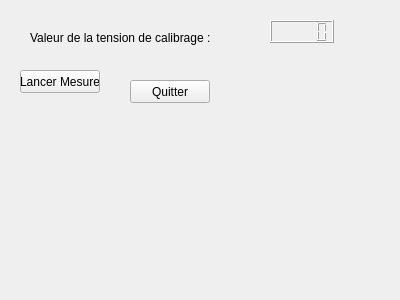
<?xml version="1.0" encoding="UTF-8"?>
<ui version="4.0">
 <class>Form</class>
 <widget class="QWidget" name="Form">
  <property name="geometry">
   <rect>
    <x>0</x>
    <y>0</y>
    <width>400</width>
    <height>300</height>
   </rect>
  </property>
  <property name="windowTitle">
   <string>Form</string>
  </property>
  <widget class="QLabel" name="label">
   <property name="geometry">
    <rect>
     <x>30</x>
     <y>30</y>
     <width>198</width>
     <height>15</height>
    </rect>
   </property>
   <property name="text">
    <string>Valeur de la tension de calibrage :</string>
   </property>
  </widget>
  <widget class="QLCDNumber" name="lcdNumber">
   <property name="geometry">
    <rect>
     <x>270</x>
     <y>20</y>
     <width>64</width>
     <height>23</height>
    </rect>
   </property>
  </widget>
  <widget class="QPushButton" name="pushButton_LancerMesure">
   <property name="geometry">
    <rect>
     <x>20</x>
     <y>70</y>
     <width>80</width>
     <height>23</height>
    </rect>
   </property>
   <property name="text">
    <string>Lancer Mesure</string>
   </property>
  </widget>
  <widget class="QPushButton" name="pushButton_2">
   <property name="geometry">
    <rect>
     <x>130</x>
     <y>80</y>
     <width>80</width>
     <height>23</height>
    </rect>
   </property>
   <property name="text">
    <string>Quitter</string>
   </property>
  </widget>
 </widget>
 <resources/>
 <connections>
  <connection>
   <sender>pushButton_2</sender>
   <signal>clicked()</signal>
   <receiver>Form</receiver>
   <slot>close()</slot>
   <hints>
    <hint type="sourcelabel">
     <x>187</x>
     <y>90</y>
    </hint>
    <hint type="destinationlabel">
     <x>261</x>
     <y>155</y>
    </hint>
   </hints>
  </connection>
 </connections>
</ui>
